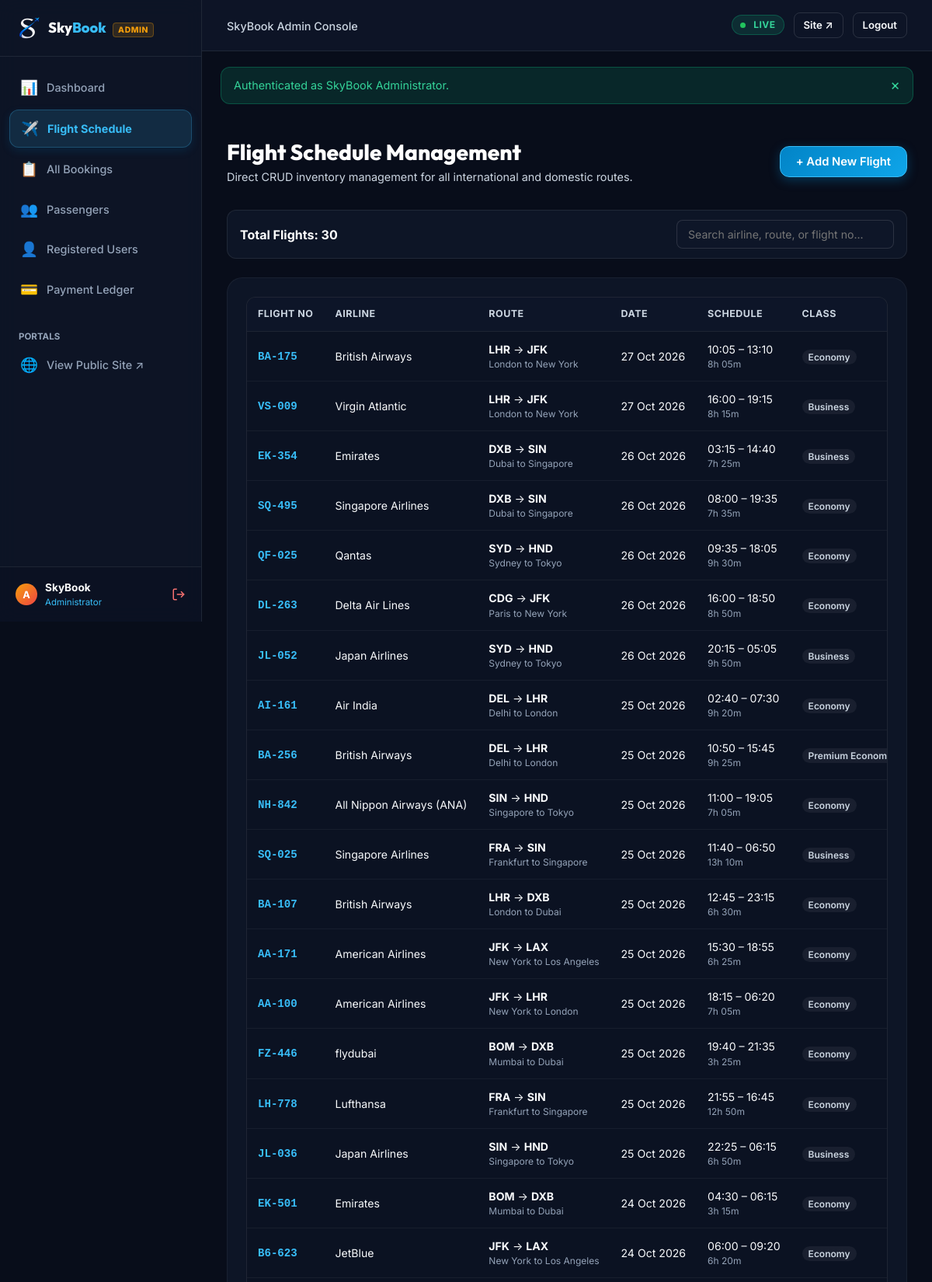
The page /admin/flights.php (signed in, upper part) on the database its author committed.
### tables this page shows
CREATE TABLE `flights` (
  `id` INT AUTO_INCREMENT PRIMARY KEY,
  `flight_number` VARCHAR(20) NOT NULL,
  `airline` VARCHAR(100) NOT NULL,
  `source` VARCHAR(100) NOT NULL,
  `source_code` VARCHAR(10) NOT NULL,
  `destination` VARCHAR(100) NOT NULL,
  `destination_code` VARCHAR(10) NOT NULL,
  `departure_date` DATE NOT NULL,
  `departure_time` TIME NOT NULL,
  `arrival_time` TIME NOT NULL,
  `duration` VARCHAR(30) NOT NULL,
  `travel_class` ENUM('Economy', 'Premium Economy', 'Business', 'First Class') NOT NULL DEFAULT 'Economy',
  `price` DECIMAL(10,2) NOT NULL,
  `available_seats` INT NOT NULL DEFAULT 150,
  `status` ENUM('active', 'delayed', 'cancelled') NOT NULL DEFAULT 'active',
  `created_at` TIMESTAMP DEFAULT CURRENT_TIMESTAMP,
  `updated_at` TIMESTAMP DEFAULT CURRENT_TIMESTAMP ON UPDATE CURRENT_TIMESTAMP,
  INDEX `idx_flight_search` (`source_code`, `destination_code`, `departure_date`),
  INDEX `idx_flight_airline` (`airline`),
  INDEX `idx_flight_class` (`travel_class`),
  INDEX `idx_flight_price` (`price`),
  INDEX `idx_flight_status` (`status`)
);

### includes/functions.php (called while the page is built, shortened)
<?php
function format_date($dateStr, $format = 'D, d M Y') {
    $time = strtotime($dateStr);
    return $time ? date($format, $time) : $dateStr;
}

### admin/flights.php (the view, shortened to what this page needs)
<?php
require_once dirname(__DIR__) . '/includes/functions.php';
$db = get_db();
$flightsStmt = $db->query("SELECT * FROM flights ORDER BY departure_date DESC, departure_time ASC");
$flights = $flightsStmt->fetchAll();
require_once dirname(__DIR__) . '/includes/admin_header.php';
?>
<div class="admin-page-header">
    <div class="admin-page-title">
        <h1>Flight Schedule Management</h1>
        <p>Direct CRUD inventory management for all international and domestic routes.</p>
    </div>
    <div>
        <button type="button" class="btn btn-primary" id="open-add-flight-btn">
            + Add New Flight
        </button>
    </div>
</div>
<div class="admin-toolbar">
    <div>
        <span style="font-weight:700; color:#fff;">Total Flights: <?= count($flights) ?></span>
    </div>
    <div>
        <input type="text" id="admin-table-search" class="admin-search-input" placeholder="Search airline, route, or flight no...">
    </div>
</div>
<div class="form-card" style="padding: 1.5rem;">
    <div class="table-responsive">
        <table class="data-table">
            <thead>
                <tr>
                    <th>Flight No</th>
                    <th>Airline</th>
                    <th>Route</th>
                    <th>Date</th>
                    <th>Schedule</th>
                    <th>Class</th>
                </tr>
            </thead>
            <tbody>
                <?php if (empty($flights)): ?>
                    <tr>
                        <td colspan="10" style="text-align:center; padding:2rem; color:var(--text-dim);">
                            No flights available in database. Click "+ Add New Flight" to schedule.
                        </td>
                    </tr>
                <?php else: ?>
                    <?php foreach ($flights as $f): ?>
                        <tr>
                            <td>
                                <strong style="font-family:monospace; color:var(--accent);">
                                    <?= htmlspecialchars($f['flight_number']) ?>
                                </strong>
                            </td>
                            <td><?= htmlspecialchars($f['airline']) ?></td>
                            <td>
                                <strong><?= htmlspecialchars($f['source_code']) ?></strong> &rarr; <strong><?= htmlspecialchars($f['destination_code']) ?></strong>
                                <div style="font-size:0.75rem; color:var(--text-dim);">
                                    <?= htmlspecialchars($f['source']) ?> to <?= htmlspecialchars($f['destination']) ?>
                                </div>
                            </td>
                            <td><?= format_date($f['departure_date'], 'd M Y') ?></td>
                            <td>
                                <?= date('H:i', strtotime($f['departure_time'])) ?> &ndash; <?= date('H:i', strtotime($f['arrival_time'])) ?>
                                <span style="font-size:0.75rem; color:var(--text-dim); display:block;"><?= htmlspecialchars($f['duration']) ?></span>
                            </td>
                            <td><span class="fare-class-pill"><?= htmlspecialchars($f['travel_class']) ?></span></td>
                        </tr>
                    <?php endforeach; ?>
                <?php endif; ?>
            </tbody>
        </table>
    </div>
</div>
<?php require_once dirname(__DIR__) . '/includes/admin_footer.php'; ?>

### css/main.css (style rules this page uses)
:root { --bg-darkest: #04060b; --bg-main: #0a0f1a; --bg-surface: rgba(18, 27, 45, 0.65); --bg-surface-elevated: rgba(24, 35, 58, 0.75); --bg-input: rgba(15, 23, 42, 0.8); --bg-hover: rgba(30, 44, 72, 0.9); --border-subtle: rgba(255, 255, 255, 0.05); --border-strong: rgba(255, 255, 255, 0.12); --border-focus: #0ea5e9; --primary: #0ea5e9; --primary-hover: #0284c7; --primary-glow: rgba(14, 165, 233, 0.4); --accent: #38bdf8; --accent-cyan: #22d3ee; --accent-purple: #a855f7; --success: #10b981; --success-bg: rgba(16, 185, 129, 0.15); --warning: #f59e0b; --warning-bg: rgba(245, 158, 11, 0.15); --danger: #ef4444; --danger-bg: rgba(239, 68, 68, 0.15); --text-main: #f8fafc; --text-muted: #cbd5e1; --text-dim: #94a3b8; --font-body: 'Inter', -apple-system, BlinkMacSystemFont, "Segoe UI", Roboto, sans-serif; --font-heading: 'Outfit', sans-serif; --shadow-sm: 0 4px 6px -1px rgba(0, 0, 0, 0.3), 0 2px 4px -1px rgba(0, 0, 0, 0.2); --shadow-md: 0 10px 15px -3px rgba(0, 0, 0, 0.4), 0 4px 6px -2px rgba(0, 0, 0, 0.2); --shadow-lg: 0 20px 25px -5px rgba(0, 0, 0, 0.5), 0 10px 10px -5px rgba(0, 0, 0, 0.2); --shadow-glow: 0 0 25px rgba(14, 165, 233, 0.35); --glass-blur: blur(12px); --radius-sm: 8px; --radius-md: 12px; --radius-lg: 20px; --radius-full: 9999px; --transition: all 0.3s cubic-bezier(0.25, 1, 0.5, 1); --container-max: 1200px; }
*, *::before, *::after { box-sizing: border-box; margin: 0; padding: 0; }
html { font-size: 16px; scroll-behavior: smooth; color-scheme: dark; }
body { font-family: var(--font-body); background-color: var(--bg-main); color: var(--text-main); line-height: 1.5; min-height: 100vh; display: flex; flex-direction: column; overflow-x: hidden; -webkit-font-smoothing: antialiased; }
button, input, select, textarea { font-family: inherit; font-size: inherit; color: inherit; }
h1, h2, h3, h4, h5, h6 { font-family: var(--font-heading); color: var(--text-main); font-weight: 700; line-height: 1.25; }
h1 { font-size: 2.25rem; }
.btn { display: inline-flex; align-items: center; justify-content: center; gap: 8px; padding: 10px 20px; font-size: 0.925rem; font-weight: 600; border-radius: var(--radius-md); border: 1px solid transparent; cursor: pointer; transition: var(--transition); text-decoration: none; white-space: nowrap; }
.btn-primary { background: linear-gradient(135deg, #0284c7, #0ea5e9); color: #ffffff; border-color: #38bdf8; box-shadow: 0 4px 14px rgba(2, 132, 199, 0.35); }
.fare-class-pill { font-size: 0.75rem; font-weight: 600; background: rgba(255, 255, 255, 0.06); padding: 2px 8px; border-radius: var(--radius-full); color: var(--text-muted); }
.form-card { background: var(--bg-surface); border: 1px solid var(--border-subtle); border-radius: var(--radius-lg); padding: 2rem; margin-bottom: 2rem; }
.table-responsive { width: 100%; overflow-x: auto; }
.data-table { width: 100%; border-collapse: collapse; text-align: left; font-size: 0.9rem; }
.data-table th { background: var(--bg-surface-elevated); padding: 12px 16px; font-weight: 600; color: var(--text-muted); border-bottom: 1px solid var(--border-subtle); white-space: nowrap; }
.data-table td { padding: 14px 16px; border-bottom: 1px solid var(--border-subtle); color: var(--text-main); }
.btn { transition: all 0.3s cubic-bezier(0.4, 0, 0.2, 1); position: relative; overflow: hidden; }
.btn-primary:after { content: ''; position: absolute; top: 50%; left: 50%; width: 5px; height: 5px; background: rgba(255, 255, 255, 0.5); opacity: 0; border-radius: 100%; transform: scale(1, 1) translate(-50%, -50%); transform-origin: 50% 50%; }

### rows shown on the page
flights: flight_number "BA-175", airline "British Airways", source_code "LHR", destination_code "JFK", source "London", destination "New York", departure_date "27 Oct 2026", departure_time "10:05", arrival_time "13:10", duration "8h 05m", travel_class "Economy"
flights: flight_number "VS-009", airline "Virgin Atlantic", source_code "LHR", destination_code "JFK", source "London", destination "New York", departure_date "27 Oct 2026", departure_time "16:00", arrival_time "19:15", duration "8h 15m", travel_class "Business"
flights: flight_number "EK-354", airline "Emirates", source_code "DXB", destination_code "SIN", source "Dubai", destination "Singapore", departure_date "26 Oct 2026", departure_time "03:15", arrival_time "14:40", duration "7h 25m", travel_class "Business"
flights: flight_number "SQ-495", airline "Singapore Airlines", source_code "DXB", destination_code "SIN", source "Dubai", destination "Singapore", departure_date "26 Oct 2026", departure_time "08:00", arrival_time "19:35", duration "7h 35m", travel_class "Economy"
flights: flight_number "QF-025", airline "Qantas", source_code "SYD", destination_code "HND", source "Sydney", destination "Tokyo", departure_date "26 Oct 2026", departure_time "09:35", arrival_time "18:05", duration "9h 30m", travel_class "Economy"
flights: flight_number "DL-263", airline "Delta Air Lines", source_code "CDG", destination_code "JFK", source "Paris", destination "New York", departure_date "26 Oct 2026", departure_time "16:00", arrival_time "18:50", duration "8h 50m", travel_class "Economy"
flights: flight_number "JL-052", airline "Japan Airlines", source_code "SYD", destination_code "HND", source "Sydney", destination "Tokyo", departure_date "26 Oct 2026", departure_time "20:15", arrival_time "05:05", duration "9h 50m", travel_class "Business"
flights: flight_number "AI-161", airline "Air India", source_code "DEL", destination_code "LHR", source "Delhi", destination "London", departure_date "25 Oct 2026", departure_time "02:40", arrival_time "07:30", duration "9h 20m", travel_class "Economy"
flights: flight_number "BA-256", airline "British Airways", source_code "DEL", destination_code "LHR", source "Delhi", destination "London", departure_date "25 Oct 2026", departure_time "10:50", arrival_time "15:45", duration "9h 25m", travel_class "Premium…"
flights: flight_number "NH-842", airline "All Nippon Airways (ANA)", source_code "SIN", destination_code "HND", source "Singapore", destination "Tokyo", departure_date "25 Oct 2026", departure_time "11:00", arrival_time "19:05", duration "7h 05m", travel_class "Economy"
flights: flight_number "SQ-025", airline "Singapore Airlines", source_code "FRA", destination_code "SIN", source "Frankfurt", destination "Singapore", departure_date "25 Oct 2026", departure_time "11:40", arrival_time "06:50", duration "13h 10m", travel_class "Business"
flights: flight_number "BA-107", airline "British Airways", source_code "LHR", destination_code "DXB", source "London", destination "Dubai", departure_date "25 Oct 2026", departure_time "12:45", arrival_time "23:15", duration "6h 30m", travel_class "Economy"
flights: flight_number "AA-171", airline "American Airlines", source_code "JFK", destination_code "LAX", source "New York", destination "Los Angeles", departure_date "25 Oct 2026", departure_time "15:30", arrival_time "18:55", duration "6h 25m", travel_class "Economy"
flights: flight_number "AA-100", airline "American Airlines", source_code "JFK", destination_code "LHR", source "New York", destination "London", departure_date "25 Oct 2026", departure_time "18:15", arrival_time "06:20", duration "7h 05m", travel_class "Economy"
flights: flight_number "FZ-446", airline "flydubai", source_code "BOM", destination_code "DXB", source "Mumbai", destination "Dubai", departure_date "25 Oct 2026", departure_time "19:40", arrival_time "21:35", duration "3h 25m", travel_class "Economy"
flights: flight_number "LH-778", airline "Lufthansa", source_code "FRA", destination_code "SIN", source "Frankfurt", destination "Singapore", departure_date "25 Oct 2026", departure_time "21:55", arrival_time "16:45", duration "12h 50m", travel_class "Economy"
flights: flight_number "JL-036", airline "Japan Airlines", source_code "SIN", destination_code "HND", source "Singapore", destination "Tokyo", departure_date "25 Oct 2026", departure_time "22:25", arrival_time "06:15", duration "6h 50m", travel_class "Business"
flights: flight_number "EK-501", airline "Emirates", source_code "BOM", destination_code "DXB", source "Mumbai", destination "Dubai", departure_date "24 Oct 2026", departure_time "04:30", arrival_time "06:15", duration "3h 15m", travel_class "Economy"
flights: flight_number "B6-623", airline "JetBlue", source_code "JFK", destination_code "LAX", source "New York", destination "Los Angeles", departure_date "24 Oct 2026", departure_time "06:00", arrival_time "09:20", duration "6h 20m", travel_class "Economy"

### other values the page prints
explode(' ', $currentUser['full_name'])[0] "SkyBook"
$flash['message'] "Authenticated as SkyBook Administrator."
count($flights) "30"
